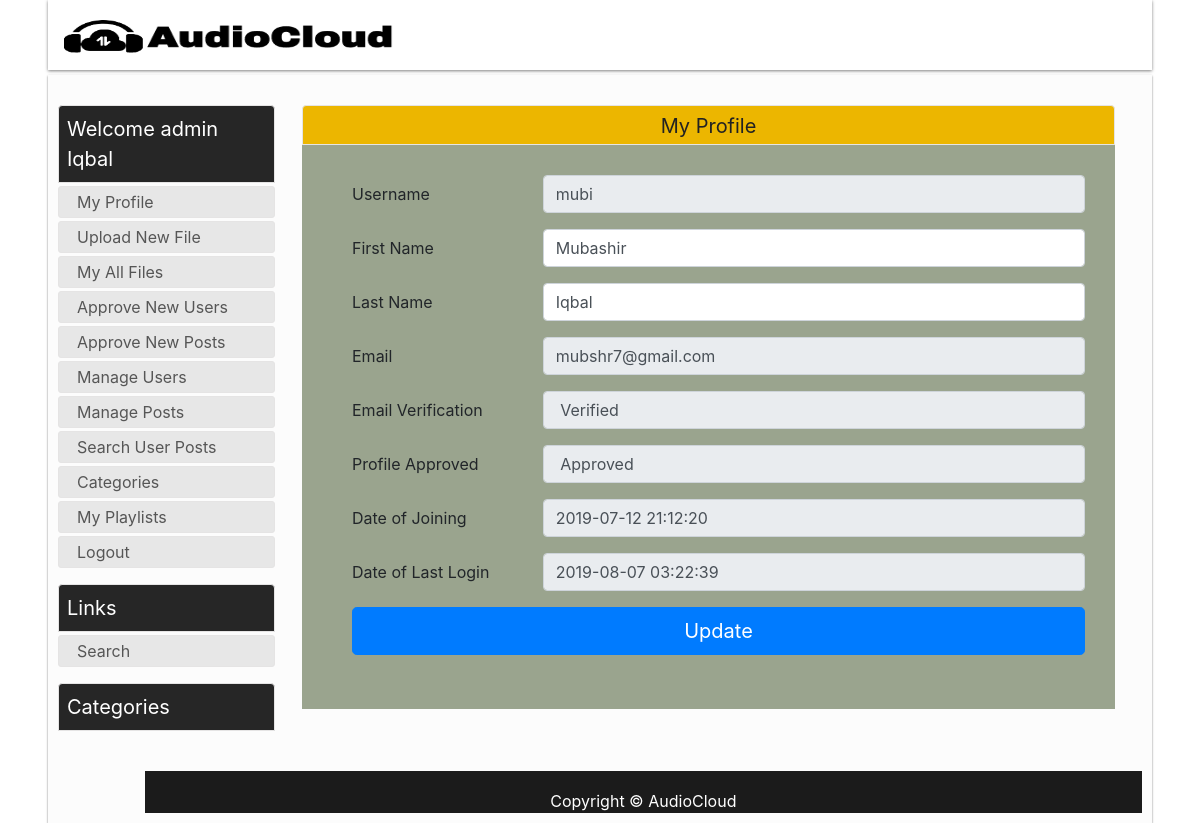
Screenshot of /?val=myprofile (signed in) with the database file from the repository.
### tables this page shows
CREATE TABLE IF NOT EXISTS `user` (
  `id` int(100) NOT NULL AUTO_INCREMENT,
  `username` varchar(100) NOT NULL,
  `firstName` varchar(100) NOT NULL,
  `lastName` varchar(100) NOT NULL,
  `email` varchar(200) NOT NULL,
  `password` varchar(255) NOT NULL,
  `email_Confirm` int(20) NOT NULL DEFAULT '0',
  `user_Approval` int(20) NOT NULL DEFAULT '0',
  `type` varchar(100) NOT NULL DEFAULT 'Subscriber',
  `date_of_join` datetime NOT NULL DEFAULT CURRENT_TIMESTAMP,
  `last_login` varchar(100) DEFAULT NULL,
  PRIMARY KEY (`id`),
  UNIQUE KEY `username` (`username`),
  UNIQUE KEY `id` (`id`)
);

### redirect.php (called while the page is built, shortened)
<?php
include 'html_Generator.php';
include 'html_User.php';
class Redirect {
	var $html_gen;
	public function __construct( ){
		$this->html_gen = new HTML_Generator();
		$this->html_user = new HTML_User();
	 }
	public function Go_to_myProfile()
	{
		$this->html_gen->GiveMe_headerSection();
		$this->html_gen->GiveMe_aside();
		$this->html_gen->GiveMe_footerSection();
	}
}
?>

### DB_Class.php (called while the page is built, shortened)
<?php
class DB_Class{
	public $host = "localhost";
	public $user = "root";
	public $pass = "";
	public $db = "audiocloud";
	public $userTable = "user";
	protected $conn ;
	public function __construct( ){
		$this->conn = new mysqli($this->host, $this->user, $this->pass, $this->db);
	}
	public function Get_UserProfile($userid)
	{
    $sql = "SELECT * FROM $this->userTable WHERE id='$userid'";
    $result=mysqli_query($this->conn, $sql);
    if(!empty($result))
    {
      return mysqli_fetch_array($result);
    }
    else
    {
      return null;
    }
	}
}
?>

### html_User.php (the view, shortened to what this page needs)
<?php
class HTML_User {
	public $myprofile;
	public $userProfile;
	public function __construct()
	{
		$this->db_Obj = new DB_Class();
		if(isset($_SESSION['userid']))
		{
			$this->userProfile = $this->db_Obj->Get_UserProfile($_SESSION['userid']);
		}
		$this->myprofile = '	<div id="content_wrapper">
		<div class="featured_image">
		<div class="head_box">My Profile</div>
		</div>
		<div >
		<div class="main-agileinfo" style="background-color:#9aa48e; width:100%; height:100%;  padding-top: 30px; padding-right: 30px; padding-bottom: 30px; padding-left: 50px; ">
		<div class="agileits-top">
		<form method="post" name="form_myprofile" id="form_myprofile">
		<div class="form-group row">
		<label for="username" class="col-sm-3 col-form-label">Username</label>
		<div class="col-sm-9">
		<input type="text" class="form-control" id="username" readonly value="'.$this->userProfile["username"].'">
		</div></div>
		<div class="form-group row">
		<label for="firstName" class="col-sm-3 col-form-label">First Name</label>
		<div class="col-sm-9">
		<input type="text" class="form-control" id="firstName" name="firstName" value="'.$this->userProfile["firstName"].'" maxlength="20" required>
		</div></div>
		<div class="form-group row">
		<label for="lastName" class="col-sm-3 col-form-label">Last Name</label>
		<div class="col-sm-9">
		<input type="text" class="form-control" id="lastName" name="lastName" value="'.$this->userProfile["lastName"].'" maxlength="20" required>
		</div></div>
		<div class="form-group row">
		<label for="email" class="col-sm-3 col-form-label">Email</label>
		<div class="col-sm-9">
		<input type="email" class="form-control" id="email"  value="'.$this->userProfile["email"].'" readonly>
		</div></div>
		<div class="form-group row">
		<label for="email_confirm" class="col-sm-3 col-form-label">Email Verification </label>
		<div class="col-sm-9">
		<input type="text" class="form-control" id="email_confirm"  value="'. ($this->userProfile["email_Confirm"] ? ' Verified ' : ' Not Verified ') .'" readonly>
		</div></div>
		<div class="form-group row">
		<label for="user_confirm" class="col-sm-3 col-form-label"> Profile Approved </label>
		<div class="col-sm-9">
		<input type="text" class="form-control" id="user_confirm"  value="'. ($this->userProfile["user_Approval"] ? ' Approved ':' Not Approved ' ).'" readonly>
		</div></div>
		<div class="form-group row">
		<label for="date_Join" class="col-sm-3 col-form-label"> Date of Joining </label>
		<div class="col-sm-9">
		<input type="text" class="form-control" id="date_Join"  value="'.$this->userProfile["date_of_join"].'" readonly>
		</div></div>
		<div class="form-group row">
		<label for="date_login" class="col-sm-3 col-form-label"> Date of Last Login </label>
		<div class="col-sm-9">
		<input type="text" class="form-control" id="date_login"  value="'.$this->userProfile["last_login"].'" readonly>
		</div></div>
		<input type="hidden"id="userID" name="userID"  value="'.$this->userProfile["id"].'" readonly>
		<input type="button" onclick="MyProfile(this)" class="btn btn-primary btn-lg btn-block" value="Update">
		</form><br>
		</div>
		</div></div></div>';
	}
	public function GiveMe_myprofile ()
	{
		echo $this->myprofile;
	}
}
?>

### html_Generator.php (shortened to what this page needs)
<?php
include 'DB_Class.php';
class HTML_Generator {
	public $baseurl;
	public $headSection;
	public $footer;
	public function __construct()
	{
		$this->baseurl = "http://" . $_SERVER['HTTP_HOST'] . rtrim(dirname($_SERVER['PHP_SELF']), '/\\') . "/";
		$this->headSection = '<!DOCTYPE html>
		<html lang="en" nighteye="active" style="background-image: none !important;" ne="0.32044710471749926">
		<head>
		<link href="style.css" rel="stylesheet" type="text/css">
		<link rel="stylesheet" href="bootstrap.css" type="text/css">
		<script type="text/javascript" src="jquery.js"></script>
		<title>AudioCloud Project</title>
		</head>
		<body>
		<header>
		<nav class="navbar">
		<div class="main_search row" style="margin-left:50%;">
		<span class="">  </span>
		</div>
		<div class="nav_brand align-content-center"><div id="logo"><a href="'. $this->baseurl .'?val=home"> <img  class="align-self-center" src="logoPNG.png" width="350" height="61" > </a></div>
		</div>
		</nav>
		</header> <div class="main_wrapper"><div id="content">';
		$this->footer = '
		<div class="modal" id="exampleModalCentered" tabindex="-1" role="dialog" aria-labelledby="exampleModalCenteredLabel" aria-hidden="true">
		<div class="modal-dialog modal-dialog-centered" role="document">
		<div class="modal-content">
		<div class="modal-header">
		<h5 class="modal-title" id="exampleModalCenteredLabel">Modal title</h5>
		<button type="button" class="close" data-dismiss="modal" aria-label="Close">
		<span aria-hidden="true">&times;</span>
		</button>
		</div>
		<div class="modal-body" id="modal-body" >
		<span class="w-100" id="abcc"> </span>
		<br>
		<div  id="modaltable">
		</div>
		</div>
		<div class="modal-footer">
		<button type="button" class="btn btn-secondary" data-dismiss="modal">Close</button>
		</div>
		</div>
		</div>
		</div> ';
		$this->footer .= '<script type="text/javascript" src="JS_form.js"></script> </div> <footer>Copyright © AudioCloud </footer> </div> </body></html>';
	}
	public function GiveMe_headerSection()
	{
		echo $this->headSection;
	}
	public function GiveMe_footerSection()
	{
		echo $this->footer;
	}
	public function GiveMe_aside ($user = false, $admin = false)
	{
		echo '<aside>';
		if(isset($_SESSION["log"]) && isset($_SESSION["usertype"]) )
		{
			if($_SESSION["log"])
			{
				if(isset($_SESSION["fullname"]) && isset($_SESSION["usertype"])){
					echo '<div class="box-head"> Welcome '. $_SESSION["usertype"] . '  ' . $_SESSION["fullname"] . '</div>';
				}else{
					echo '<div class="box-head"> Links </div>';
				}
				echo '<div id="categoriesContent">
				<ul>
				<li><a href="'; echo $this->baseurl; echo '?val=myprofile">My Profile</a></li>
				<li><a href="'; echo $this->baseurl; echo '?val=upload"> Upload New File</a></li>
				<li><a href="'; echo $this->baseurl; echo '?val=myAllPosts">My All Files</a></li>';
				if(isset($_SESSION["usertype"])){
					if($_SESSION["usertype"] == "admin"){
						echo '<li><a href="'; echo $this->baseurl; echo '?val=appNewUser"> Approve New Users</a></li>';
						echo '<li><a href="'; echo $this->baseurl; echo '?val=appNewPost"> Approve New Posts</a></li>';
						echo '<li><a href="'; echo $this->baseurl; echo '?val=mgmtUser"> Manage Users</a></li>';
						echo '<li><a href="'; echo $this->baseurl; echo '?val=mgmtPost"> Manage Posts</a></li>';
						echo '<li><a href="'; echo $this->baseurl; echo '?val=singleuserPosts"> Search User Posts</a></li>';
						echo '<li><a href="'; echo $this->baseurl; echo '?val=categories"> Categories </a></li>';
					}
				}
				echo ' <li><a href="'; echo $this->baseurl; echo '?val=playlist">My Playlists</a></li>  <li><a href="'; echo $this->baseurl; echo '?val=logout" >Logout</a></li>
				</ul></div>';
			}
				}
				echo '<div class="box-head">Links</div>
				<div id="categoriesContent">
				<ul>';
				echo '<li><a href="'. $this->baseurl .'?search=home">Search</a></li></ul></div> ';
				echo '<div class="box-head">Categories </div>
				<div id="categoriesContent"> <ul>';
				echo '</ul> </div>';
				echo '<br> </aside>';
	}
}
?>

### index.php (shortened to what this page needs)
<?php
  include 'redirect.php';
	$redirectObj = new Redirect();
	if((!empty($_GET)) && (isset($_GET['val']))) {
		$urlVar = $_GET['val'];
		if($urlVar == 'logout')
		{
			session_unset();
			$redirectObj->Go_to_HOME_Page();
		}
		else if($urlVar == 'home')
		{
			$redirectObj->Go_to_HOME_Page() ;
		}
		else if($urlVar == 'registor')
		{
			$redirectObj->Go_to_Registration();
		}
		else if($urlVar == 'login')
		{
			$redirectObj->Go_to_Login() ;
		}
		else if($urlVar == 'myprofile')
		{
			if(isset($_SESSION["log"]) && $_SESSION['log']){
				$redirectObj->Go_to_myProfile();
			}
			else{
				$redirectObj->Go_to_Login();
			}
		}
	}
?>

### style.css (style rules this page uses)
* { margin: 0px; padding: 0px; }
a:link { text-decoration:none;color:#6699ff; }
header,div, section, footer, aside, nav, article, hgroup { display:block; }
body { font: normal normal 12px Oswald,'Bebas Neue',Bebas,'Arial Narrow',Sans-Serif;background: url(/img/bg.png); }
.main_wrapper { background: #FCFCFC;;padding: 30px 10px 10px 10px;width: 92%; position: absolute;left:0;right:0;margin-left:auto;margin-right:auto;box-shadow: 0px 1px 2px rgba(0,0,0,0.5);margin-bottom: 50px; }
aside { width: 20%; }
aside .box-head { border-top-left-radius: 4px;border-top-right-radius: 4px;background: #262626;color: #ffffff;text-transform: none;font-size: 20px;border: 1px solid #e5e4e4;padding: 8px;margin-bottom: 3px; }
#categoriesContent ul { list-style: none; }
#categoriesContent ul li { border-radius: 3px; margin: 3px 0 0 0; border: 1px solid #e5e4e4; padding: 0; height: 32px; background: #e7e7e7; overflow: hidden; text-overflow: ellipsis; }
#categoriesContent ul li a { font-size: 16px;line-height: 18px;color: #565656;text-decoration: none;text-transform: none; display: block;padding: 7px;padding-left:18px; display: -webkit-box; margin: 0 auto; line-height: 1; -webkit-line-clamp: 2; -webkit-box-orient: vertical; overflow: hidden; text-overflow: ellipsis; }
#content_wrapper { width: 75%;float: right;margin-bottom: 20px;margin-right: 27px; }
.featured_image { width: 100%;text-align: center; }
.featured_image .head_box { border-top-left-radius: 4px;border-top-right-radius: 4px;height: 40px;width: 100%;background:#ECB600 !important;color: #222222;text-transform: none;font-size: 20px;line-height: 41px;text-align: center;border: 1px solid #e5e4e4; }
footer { width: 92%; margin: 0 auto;height: 42px;background:#1B1B1B;text-align: center;float: right;color: white;font-size: 16px;padding-top: 18px;margin-top: 10px;margin: 0 auto; }
#contact-usbox input, select, button, .btn { display: inline-block;padding: 4px;margin: 0;outline: none;background-color: #FFF;border: 1px solid #bdbdbd;-webkit-border-radius: 3px;border-radius: 3px;outline: none; }
.navbar { height: 70px;margin: 0 auto;margin-bottom: 5px;width: 92%; margin-top: 0px;box-shadow: 0px 1px 3px rgba(0,0,0,0.5); }
.nav_brand { width: 107px;height: 70px;position: absolute;text-align: center;color: white; }
#logo { padding-top: 3px; }
#logo a { font-size: 29px;color: #ECB600;font-family: 'Oswald', sans-serif;text-decoration:none; }
.main_search { width: 402px;height: 86px;margin: 7px 35px 0 0;float: right; }
a { color:rgb(140,140,250); }
html { color:#000; background-image:none !important; background:#fff !important; }
body { background-color:#fff; background-image:none !important; }
input, select, textarea, button { color:#000; background-color:#fff; }
html { filter: contrast(100%) brightness(100%) saturate(100%); }

### rows the page displays
user: username "mubi", firstName "Mubashir", lastName "Iqbal", email "mubshr7@gmail.com", email_Confirm "Verified", user_Approval "Approved", date_of_join "2019-07-12 21:12:20", last_login "2019-08-07 03:22:39"

### other values shown
$_SESSION["usertype"] "admin"
$_SESSION["fullname"] "Iqbal"
